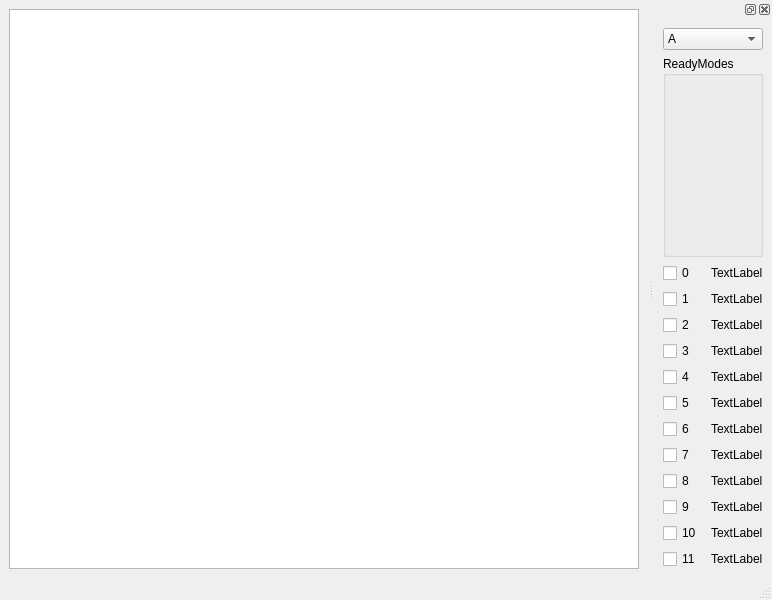
<?xml version="1.0" encoding="UTF-8"?>
<ui version="4.0">
 <class>MainWindow</class>
 <widget class="QMainWindow" name="MainWindow">
  <property name="geometry">
   <rect>
    <x>0</x>
    <y>0</y>
    <width>772</width>
    <height>600</height>
   </rect>
  </property>
  <property name="windowTitle">
   <string>MainWindow</string>
  </property>
  <widget class="QWidget" name="centralwidget">
   <layout class="QGridLayout" name="gridLayout">
    <item row="0" column="0">
     <widget class="QGraphicsView" name="graphicsView"/>
    </item>
   </layout>
  </widget>
  <widget class="QMenuBar" name="menubar">
   <property name="geometry">
    <rect>
     <x>0</x>
     <y>0</y>
     <width>772</width>
     <height>22</height>
    </rect>
   </property>
  </widget>
  <widget class="QStatusBar" name="statusbar"/>
  <widget class="QDockWidget" name="dockWidget">
   <attribute name="dockWidgetArea">
    <number>2</number>
   </attribute>
   <widget class="QWidget" name="dockWidgetContents">
    <layout class="QGridLayout" name="gridLayout_3">
     <item row="0" column="0">
      <widget class="QComboBox" name="comboBox">
       <item>
        <property name="text">
         <string>A</string>
        </property>
       </item>
       <item>
        <property name="text">
         <string>A#</string>
        </property>
       </item>
       <item>
        <property name="text">
         <string>B</string>
        </property>
       </item>
       <item>
        <property name="text">
         <string>C</string>
        </property>
       </item>
       <item>
        <property name="text">
         <string>C#</string>
        </property>
       </item>
       <item>
        <property name="text">
         <string>D</string>
        </property>
       </item>
       <item>
        <property name="text">
         <string>D#</string>
        </property>
       </item>
       <item>
        <property name="text">
         <string>E</string>
        </property>
       </item>
       <item>
        <property name="text">
         <string>F</string>
        </property>
       </item>
       <item>
        <property name="text">
         <string>F#</string>
        </property>
       </item>
       <item>
        <property name="text">
         <string>G</string>
        </property>
       </item>
       <item>
        <property name="text">
         <string>G#</string>
        </property>
       </item>
      </widget>
     </item>
     <item row="2" column="0">
      <layout class="QGridLayout" name="gridLayout_2">
       <item row="2" column="0">
        <widget class="QCheckBox" name="checkBox_3">
         <property name="text">
          <string>2</string>
         </property>
         <attribute name="buttonGroup">
          <string notr="true">buttonGroup</string>
         </attribute>
        </widget>
       </item>
       <item row="7" column="0">
        <widget class="QCheckBox" name="checkBox_8">
         <property name="text">
          <string>7</string>
         </property>
         <attribute name="buttonGroup">
          <string notr="true">buttonGroup</string>
         </attribute>
        </widget>
       </item>
       <item row="8" column="0">
        <widget class="QCheckBox" name="checkBox_9">
         <property name="text">
          <string>8</string>
         </property>
         <attribute name="buttonGroup">
          <string notr="true">buttonGroup</string>
         </attribute>
        </widget>
       </item>
       <item row="3" column="0">
        <widget class="QCheckBox" name="checkBox_4">
         <property name="text">
          <string>3</string>
         </property>
         <attribute name="buttonGroup">
          <string notr="true">buttonGroup</string>
         </attribute>
        </widget>
       </item>
       <item row="9" column="0">
        <widget class="QCheckBox" name="checkBox_10">
         <property name="text">
          <string>9</string>
         </property>
         <attribute name="buttonGroup">
          <string notr="true">buttonGroup</string>
         </attribute>
        </widget>
       </item>
       <item row="0" column="0">
        <widget class="QCheckBox" name="checkBox">
         <property name="text">
          <string>0</string>
         </property>
         <attribute name="buttonGroup">
          <string notr="true">buttonGroup</string>
         </attribute>
        </widget>
       </item>
       <item row="10" column="0">
        <widget class="QCheckBox" name="checkBox_11">
         <property name="text">
          <string>10</string>
         </property>
         <attribute name="buttonGroup">
          <string notr="true">buttonGroup</string>
         </attribute>
        </widget>
       </item>
       <item row="6" column="0">
        <widget class="QCheckBox" name="checkBox_7">
         <property name="text">
          <string>6</string>
         </property>
         <attribute name="buttonGroup">
          <string notr="true">buttonGroup</string>
         </attribute>
        </widget>
       </item>
       <item row="1" column="0">
        <widget class="QCheckBox" name="checkBox_2">
         <property name="text">
          <string>1</string>
         </property>
         <attribute name="buttonGroup">
          <string notr="true">buttonGroup</string>
         </attribute>
        </widget>
       </item>
       <item row="4" column="0">
        <widget class="QCheckBox" name="checkBox_5">
         <property name="text">
          <string>4</string>
         </property>
         <attribute name="buttonGroup">
          <string notr="true">buttonGroup</string>
         </attribute>
        </widget>
       </item>
       <item row="5" column="0">
        <widget class="QCheckBox" name="checkBox_6">
         <property name="text">
          <string>5</string>
         </property>
         <attribute name="buttonGroup">
          <string notr="true">buttonGroup</string>
         </attribute>
        </widget>
       </item>
       <item row="11" column="0">
        <widget class="QCheckBox" name="checkBox_12">
         <property name="text">
          <string>11</string>
         </property>
         <attribute name="buttonGroup">
          <string notr="true">buttonGroup</string>
         </attribute>
        </widget>
       </item>
       <item row="0" column="1">
        <widget class="QLabel" name="label">
         <property name="text">
          <string>TextLabel</string>
         </property>
        </widget>
       </item>
       <item row="1" column="1">
        <widget class="QLabel" name="label_2">
         <property name="text">
          <string>TextLabel</string>
         </property>
        </widget>
       </item>
       <item row="2" column="1">
        <widget class="QLabel" name="label_3">
         <property name="text">
          <string>TextLabel</string>
         </property>
        </widget>
       </item>
       <item row="3" column="1">
        <widget class="QLabel" name="label_4">
         <property name="text">
          <string>TextLabel</string>
         </property>
        </widget>
       </item>
       <item row="4" column="1">
        <widget class="QLabel" name="label_5">
         <property name="text">
          <string>TextLabel</string>
         </property>
        </widget>
       </item>
       <item row="5" column="1">
        <widget class="QLabel" name="label_6">
         <property name="text">
          <string>TextLabel</string>
         </property>
        </widget>
       </item>
       <item row="6" column="1">
        <widget class="QLabel" name="label_7">
         <property name="text">
          <string>TextLabel</string>
         </property>
        </widget>
       </item>
       <item row="7" column="1">
        <widget class="QLabel" name="label_8">
         <property name="text">
          <string>TextLabel</string>
         </property>
        </widget>
       </item>
       <item row="8" column="1">
        <widget class="QLabel" name="label_9">
         <property name="text">
          <string>TextLabel</string>
         </property>
        </widget>
       </item>
       <item row="9" column="1">
        <widget class="QLabel" name="label_10">
         <property name="text">
          <string>TextLabel</string>
         </property>
        </widget>
       </item>
       <item row="10" column="1">
        <widget class="QLabel" name="label_11">
         <property name="text">
          <string>TextLabel</string>
         </property>
        </widget>
       </item>
       <item row="11" column="1">
        <widget class="QLabel" name="label_12">
         <property name="text">
          <string>TextLabel</string>
         </property>
        </widget>
       </item>
      </layout>
     </item>
     <item row="1" column="0">
      <widget class="QGroupBox" name="modesGroupBox">
       <property name="title">
        <string>ReadyModes</string>
       </property>
      </widget>
     </item>
    </layout>
   </widget>
  </widget>
 </widget>
 <resources/>
 <connections/>
 <buttongroups>
  <buttongroup name="buttonGroup"/>
 </buttongroups>
</ui>
